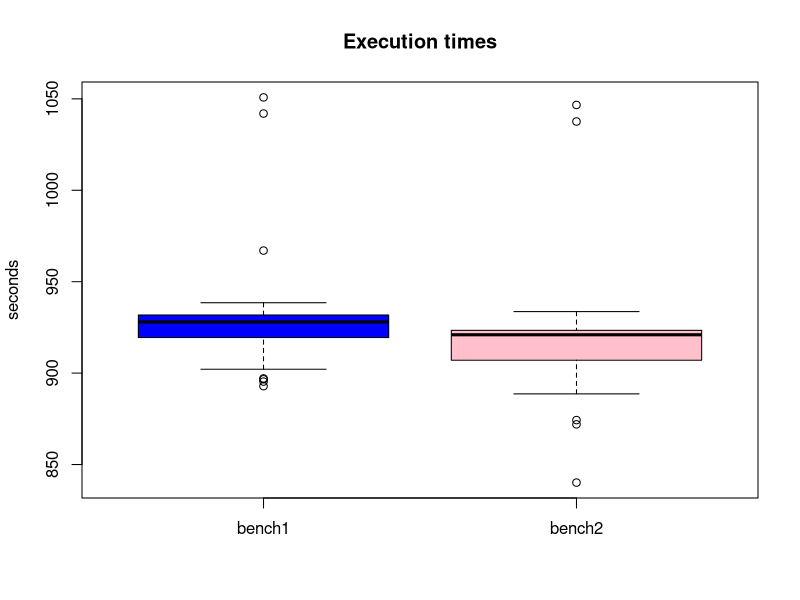
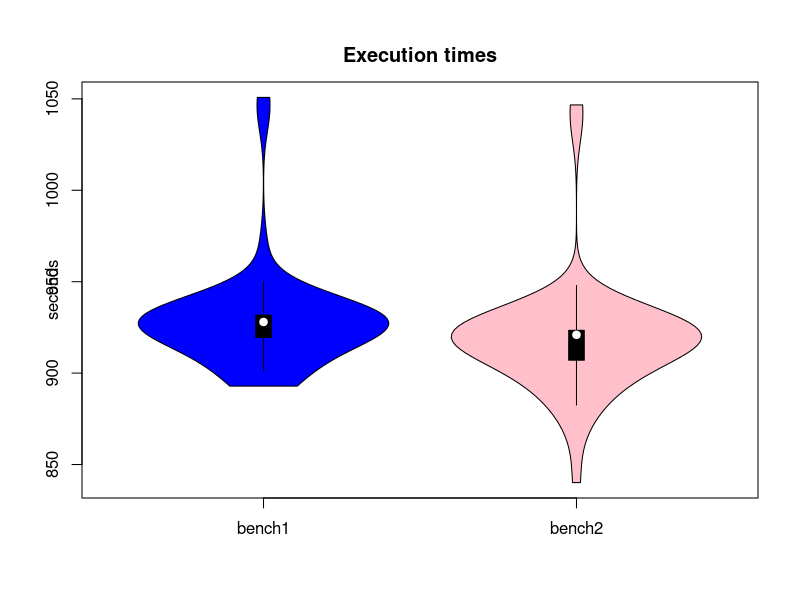
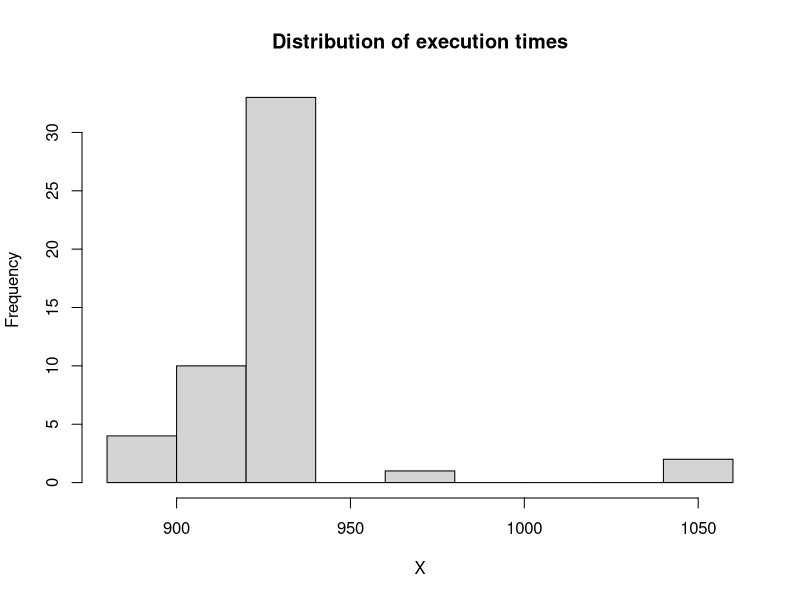
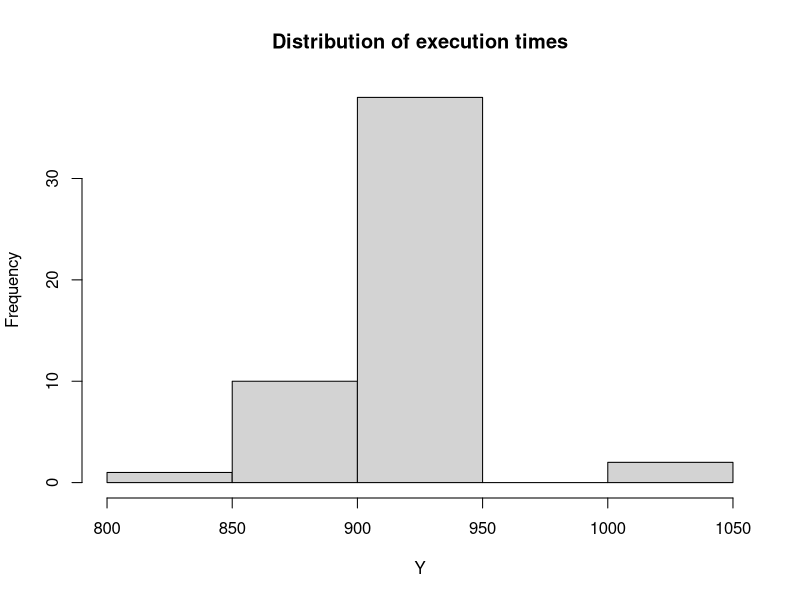

Write R code to recreate these figures, in order.
# Minor introduction to research
# Analysing data and doing statistics
# Pr Sid Touati, University Côte d'Azur

library(stats)
library(graphics)
library("vioplot")

# Read the data from the first file
X <- read.csv("Data/bench1.txt", header=F)$V1
# Read the data from the second file
Y <- read.csv("Data/bench2.txt", header=F)$V1

# emprical summary
summary(X)
summary(Y)

# visualise data with boxplot
boxplot(X, Y, names=c("bench1","bench2"), col=c("blue","pink"), ylab="seconds", main="Execution times")

# visualise data with violinplot
vioplot(X, Y, names=c("bench1", "bench2"), col=c("blue","pink"), ylab="seconds", main="Execution times")

# histograms
hist(X, main="Distribution of execution times")
hist(Y, main="Distribution of execution times")

# normality check
shapiro.test(X)

# Student t-test
t.test(X, Y, "greater")
t.test(X, Y, "less")
t.test(X, Y, "two.sided")

# Kolmogorov-Smirnov
ks.test(X-median(X),Y-median(Y))

# Wilcoxon-Mann-Whitney's test
wilcox.test(X, Y, "less")
wilcox.test(X, Y, "greater")
wilcox.test(X, Y, "two.sided")
